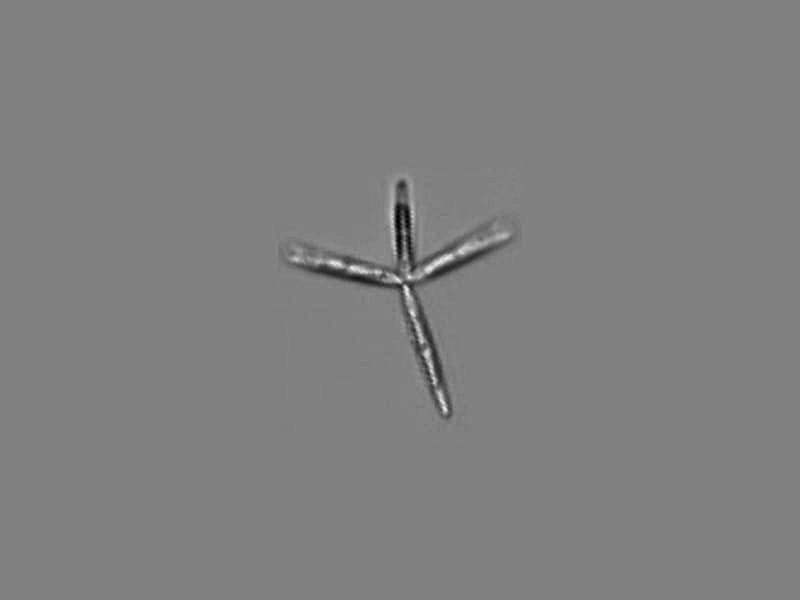
#> input picture objects_diatoms/actinastrum-hantzschii.png, 800 x 600 px
$ python makegds.py --objects_dir objects_diatoms
#> lines starting #> are read from the running program, lines starting #| are printed output that depends on the picture
#!/usr/bin/env python3

import cv2
import numpy as np
import os,sys
import matplotlib.pyplot as plt
import glob
#import cupy as cp
import datetime
import argparse

def fixhololevel(pdata):
    data = None
    # grayscale only
    if len(pdata.shape) > 2:
        data = np.array((pdata[...,1]).astype(np.float32))
        # data = np.float32(cv2.cvtColor(pdata,cv2.COLOR_BGR2GRAY))
    else:
        data=pdata.copy()
    if type(data) is np.ndarray:
        data = np.array(data)
    data = np.abs(np.float32(data))
    # normalize to 0..1
    #data -= data.min()
    data /= data.max()
    # compute histogram
    datahst = np.histogram(data, bins=256, range=(0.0, 1.0))[0]
    # find most common value
    mostcommon = np.argmax(datahst)/256
    # shift so that most common value is at 0.5

    n = np.log(0.5) / np.log(mostcommon)
    data = data ** n

    data = data - data.min()
    data = data / data.max()

    # compute histogram
    datahst = np.histogram(data, bins=256, range=(0.0, 1.0))[0]
    # find most common value
    mostcommon = np.argmax(datahst)/256
    # shift so that most common value is at 0.5

    n = np.log(0.5) / np.log(mostcommon)
    data = data ** n


    return data


def parse_args():
    p = argparse.ArgumentParser()
    now = datetime.datetime.now().strftime("%Y%m%d-%H%M%S")
    p.add_argument("--now", type=str, default=now, help="current timestamp for data directory")
    p.add_argument("--objects_dir", type=str, required=True, help="directory containing object images to composite")
    p.add_argument('--data_dir', type=str, default=f"data/comp_{now}", help='output data dir containing holo/ and gt/')
    p.add_argument('--nimages', type=int, default=1000, help='number of composite images to generate')
    p.add_argument('--nobjects', type=int, default=50, help='number of objects to composite per image')
    p.add_argument('--object_size_range', type=int, default=32, help='scaling factor for object size')
    p.add_argument('--object_size_min', type=int, default=16, help='minimum object size')
    p.add_argument('--object_size_gamma', type=float, default=1.0, help='gamma correction for object size distribution')
    p.add_argument('--composite_size', type=int, default=256, help='size of composite image (square)')
    p.add_argument('--composite_padding', type=int, default=32, help='padding around composite image to ensure edge effects')
    return p.parse_args()


args=parse_args()

srcfiles = list(glob.glob(f"{args.objects_dir}/*.png"))
print (f"Found {len(srcfiles)} source files in {args.objects_dir}")
# shuffle source files
np.random.shuffle(srcfiles)
# make a selection of files
files = srcfiles.copy()
# make sure we have enough files
while len(files) < args.nobjects:
    files = files + files
# make sure our target directories exist
os.makedirs(args.data_dir, exist_ok=True)
os.makedirs(f"{args.data_dir}/gt", exist_ok=True)
imgcache = {}
for numpics in range(1,args.nimages+1):
    imgout = np.zeros((args.composite_size+args.composite_padding*2,
                       args.composite_size+args.composite_padding*2) , dtype=np.float32)
    np.random.shuffle(files)
    thesefiles = files[:args.nobjects]
    np.random.shuffle(thesefiles)
    for file in thesefiles:
        #print(f"Processing {file}...")
        if file in imgcache:
            img = imgcache[file]
        else:
            imgcache[file] = fixhololevel(np.float32(cv2.imread(file, cv2.IMREAD_GRAYSCALE)/255.0))
#> in fixhololevel, `datahst = np.histogram(data, bins=256, range=(0.0, 1.0))[0]`: datahst = 256 values, max 449291 at index 132, min 0 at index 1, mean 1875
#> in fixhololevel, `mostcommon = np.argmax(datahst)/256`: mostcommon = 0.516
#> in fixhololevel, `n = np.log(0.5) / np.log(mostcommon)`: n = 1.05
#> in fixhololevel, `datahst = np.histogram(data, bins=256, range=(0.0, 1.0))[0]`: datahst = 256 values, max 449291 at index 128, min 0 at index 88, mean 1875
#> in fixhololevel, `mostcommon = np.argmax(datahst)/256`: mostcommon = 0.5
#> in fixhololevel, `n = np.log(0.5) / np.log(mostcommon)`: n = 1
            print(f"min: {imgcache[file].min()} max: {imgcache[file].max()}")
#| min: 0.0 max: 1.0
            print("m",end='',flush=True)
            img = imgcache[file]
        if img is None:
            print(f"Failed to load image {file}")
            continue

        # random flips
        if np.random.randint(2) == 1:
            img = cv2.flip(img, 0)
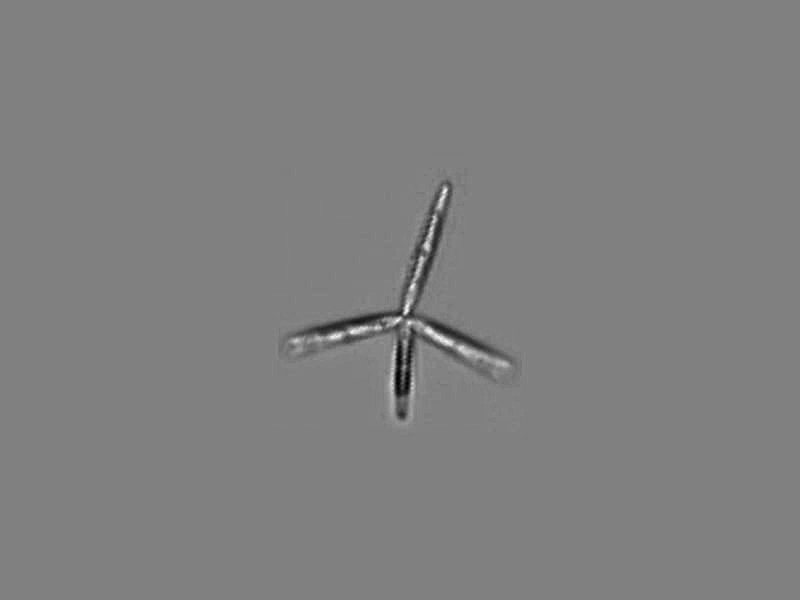
#> img: shape (600, 800) float32; min 0, max 1, mean 0.501
        if np.random.randint(2) == 1:
            img = cv2.flip(img, 1)
        if np.random.randint(2) == 1:
            img = img.T
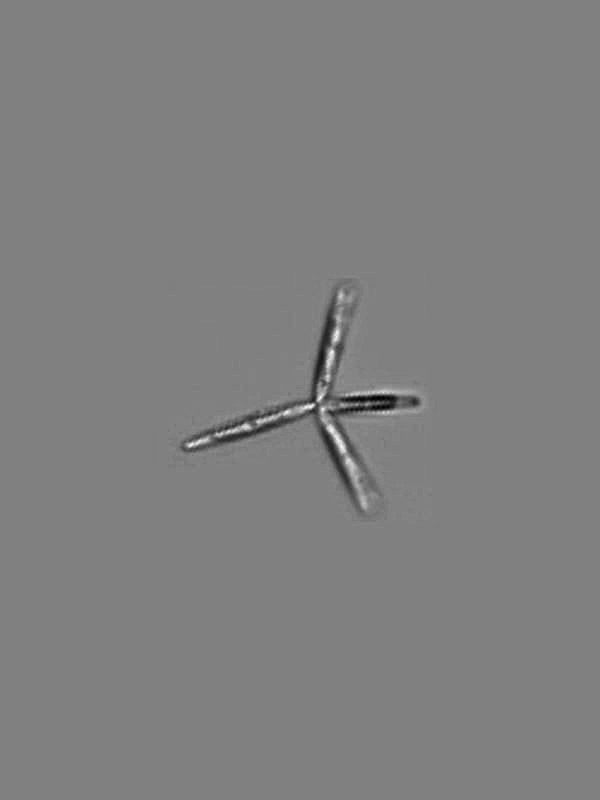
#> img: shape (800, 600) float32; min 0, max 1, mean 0.501
        # random rotation
        angle = np.random.randint(0,360)
        M = cv2.getRotationMatrix2D((img.shape[1]//2, img.shape[0]//2), angle, 1.0)
        img = cv2.warpAffine(img, M, (img.shape[1], img.shape[0]), flags=cv2.INTER_CUBIC, borderMode=cv2.BORDER_REPLICATE)
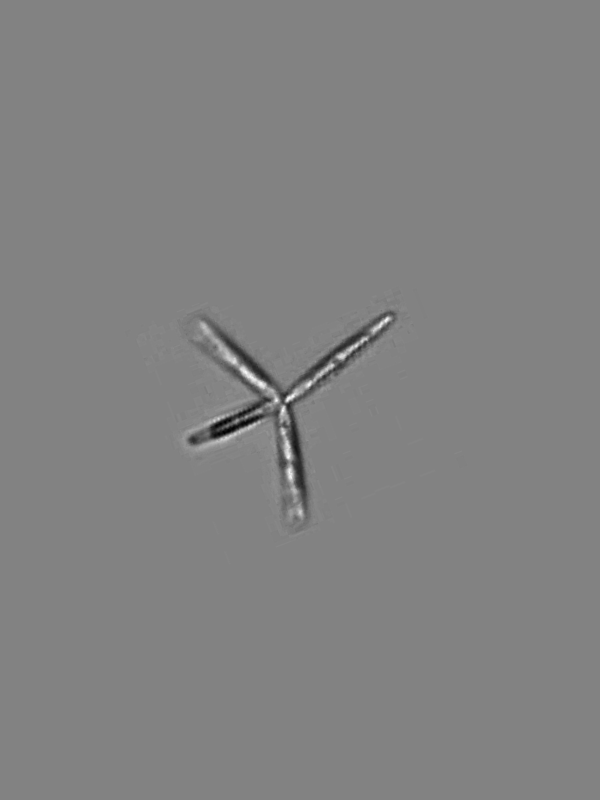
#> img: shape (800, 600) float32; min -0.00567, max 0.985, mean 0.501; drawn with min black and max white

        sizescale = int(np.random.uniform(0.2,1.0)**args.object_size_gamma * args.object_size_range + args.object_size_min)
        imgtiny = (cv2.resize(fixhololevel(img), (sizescale, sizescale), interpolation=cv2.INTER_CUBIC))
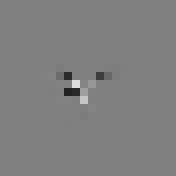
#> imgtiny: shape (22, 22) float32 (shown 8 times larger); min 0.137, max 0.868, mean 0.501
        # [8 lines of commented-out code are left out]
        x = int(np.random.randint(0, imgout.shape[1] - imgtiny.shape[1]))
#> x = 43
        y = int(np.random.randint(0, imgout.shape[0] - imgtiny.shape[0]))
#> y = 23
        imgout[y:y+imgtiny.shape[0], x:x+imgtiny.shape[1]] += (imgtiny-0.5)
        #cv2.imshow("GDS Output", imgout)
    imgout += 0.5
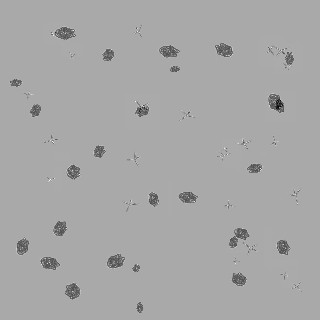
#> imgout: shape (320, 320) float32; min -0.4, max 0.957, mean 0.49; drawn with min black and max white
    imgout = np.clip(imgout, 0.0, 1.0)
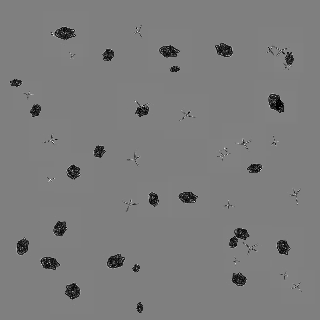
#> imgout: shape (320, 320) float32; min 0, max 0.957, mean 0.49
    imgout = (imgout*256).astype(np.uint8)
    outputdir = f"{args.data_dir}/gt"
    print(f"Saving {outputdir}/gds_output{numpics:05d}.png")
    cpad = args.composite_padding
    isz = args.composite_size
    cv2.imwrite(f"{outputdir}/gds_output{numpics:05d}.png", imgout[cpad:isz-cpad,cpad:isz-cpad])
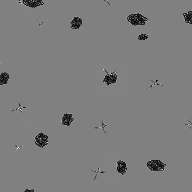
#> saved as gds_output00001.png: shape (192, 192); min 0, max 245, mean 125.1
#> (the run stopped early here; a loop or call above may not have finished)
